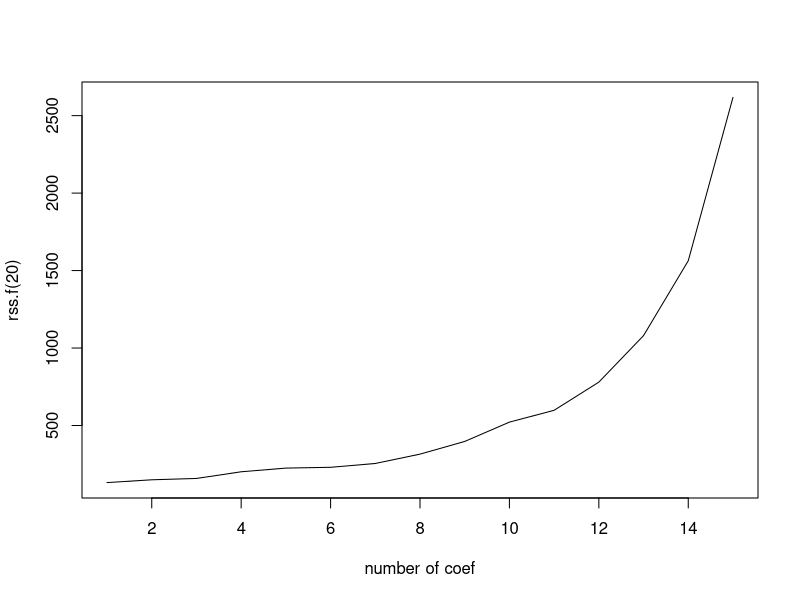

Generate this figure with R:
setwd('/Users/andrea/Documents/Programming/R')
install.packages('leaps')
library(leaps)
library(mvtnorm)
library(MASS)


# generate random data
beta0 <- 3
beta <- c(rep(2, 5), rep(1, 5), rep(0, 5))

sigmae <- 5

sigmaX <- toeplitz(c(1, rep(0.8, 14)))




X.train <- mvrnorm(n = 20, rep(0, 15), sigmaX)
X.test <- mvrnorm(n = 1000, rep(0, 15), sigmaX)

# generate response data
generate <- function(input, beta0, beta, errorsd){
  size <- nrow(input)
  output <- beta0 + input %*% beta + rnorm(size, 0, errorsd)
  return (output)
}
Y.train <- generate(X.train, beta0, beta, sigmae)


# ------------- best subset selection using leaps

subset <- leaps(X.train, Y.train, int = T, nbest = 1, method = 'r2')$which
label <- leaps(X.train, Y.train, int = T, nbest = 1, method = 'r2')$label
size <- leaps(X.train, Y.train, int = T, nbest = 1, method = 'r2')$size
r2 <- leaps(X.train, Y.train, int = T, nbest = 1, method = 'r2')$r2

# this has calculated the best subset combination for each size



# create sub training X

X.new <- X.train[, - which(subset[13 ,] == 0)]
data <- data.frame(y = Y.train, X = X.train)
head(data)



### data generator
data.gen <- function(row, input){
  
  if (row == 1){
    X1 <- input[, - which(subset[1 ,] == 0)]
    data <- data.frame(Y.train, X1)
  } else{
    if (row == ncol(input)){
      data <- data.frame(Y.train, input)
    }else{
    data <- data.frame(Y.train, input[, - which(subset[row,] == 0)])
    }
    }
    return(data)
}

# then need to do CV for 18 vs 2 data

mean.rss.1 <- function(kCV, data){

  n <- nrow(data)
  k <- kCV
  for (i in 1:k){
  
   sub.data.test <- data[(n/k*(i-1)+1) : (n/k*i), ]
   sub.data.train <- data[-((n/k*(i-1)+1) : (n/k*i)), ]
   lm <- lm(Y.train ~., data = sub.data.train)
  
   # then predict
   new <- data.frame(X1 = sub.data.test[, -1])
   error <- predict(lm, new) - sub.data.test[,1]
  
   # calculate the rss
   RSS <- mean(sapply(error, function(a) a^2))
  }
  
  return(RSS)
}
mean.rss <- function(kCV, data){
  
  n <- nrow(data)
  k <- kCV
  for (i in 1:k){
    
    sub.data.test <- data[(n/k*(i-1)+1) : (n/k*i), ]
    sub.data.train <- data[-((n/k*(i-1)+1) : (n/k*i)), ]
    lm <- lm(Y.train ~., data = sub.data.train)
    
    # then predict
    new <- data.frame(sub.data.test[, -1])
    error <- predict(lm, new) - sub.data.test[,1]
    
    # calculate the rss
    RSS <- mean(sapply(error, function(a) a^2))
  }
  
  return(RSS)
}

# store RSS
iteration <- 100 


rss.store <- matrix(, 15, iteration)

for (s in c(20, 50, 75, 100, 200))
  
rss.f <- function(size){  
  for (t in (1:iteration)){
    
    X.train <- mvrnorm(n = size, rep(0, 15), sigmaX)
    Y.train <- generate(X.train, beta0, beta, sigmae)
    rss.store[1,t] <- mean.rss.1(10, data.gen(1, X.train))

    for (j in 2:15){
      rss.store[j,t] <- mean.rss(10, data.gen(j, X.train))
    }
    
  rss.final <- apply(rss.store, 1, mean)
  }
  return(rss.final)
}
rss.f(20)  


plot(rss.f(20), type = 'l', xlab = 'number of coef')
